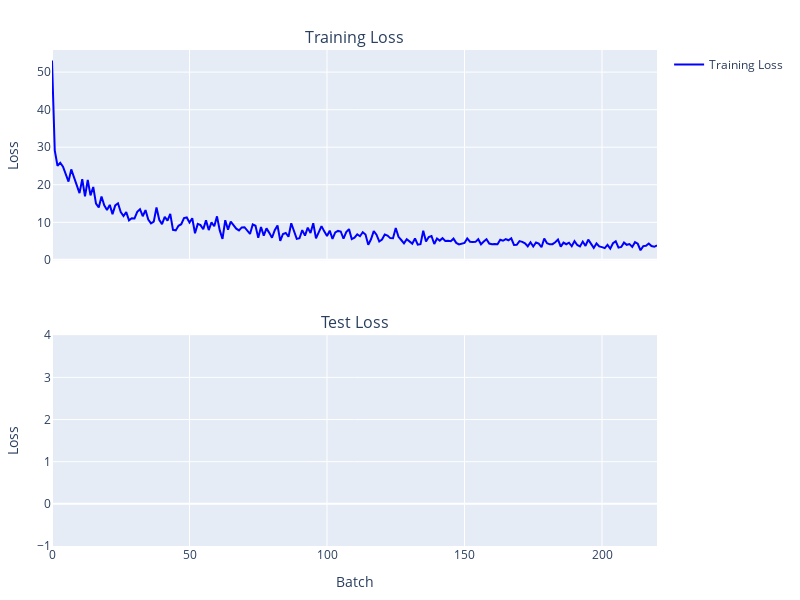

Notebook cell for this chart:
### Code cell
model = DegradationTransformer(vocab_size=vocab_size, context_window=40, 
                               embedding_dim=128, num_heads=8, num_blocks=4).to(device)
optim = torch.optim.Adam(model.parameters(), lr=0.002)
loss_func = torch.nn.CrossEntropyLoss()
len(train_loader), len(test_loader)
cbs = [ProgressCallback(20)]
learner = Learner(model, optim, loss_func, train_loader, test_loader, cbs, device=device)
learner.fit(3)

### Figure 1 — Plotly figure (JSON) as saved in the notebook; plotly's stock layout.template omitted (floating-point values rounded to 4 significant figures; data arrays with more than 128 entries replaced by an {"elided": "..."} marker saying what was removed)
{"data": [{"line": {"color": "blue"}, "mode": "lines", "name": "Training Loss", "type": "scatter", "x": {"elided": "221 int values"}, "xaxis": "x", "y": {"elided": "221 float values"}, "yaxis": "y"}, {"line": {"color": "orange"}, "mode": "lines", "name": "Test Loss", "type": "scatter", "x": [], "xaxis": "x2", "y": [], "yaxis": "y2"}], "layout": {"annotations": [{"font": {"size": 16}, "showarrow": false, "text": "Training Loss", "x": 0.5, "xanchor": "center", "xref": "paper", "y": 1, "yanchor": "bottom", "yref": "paper"}, {"font": {"size": 16}, "showarrow": false, "text": "Test Loss", "x": 0.5, "xanchor": "center", "xref": "paper", "y": 0.425, "yanchor": "bottom", "yref": "paper"}], "height": 600, "margin": {"b": 50, "l": 50, "r": 50, "t": 50}, "showlegend": true, "width": 800, "xaxis": {"anchor": "y", "domain": [0, 1], "matches": "x2", "showticklabels": false}, "xaxis2": {"anchor": "y2", "domain": [0, 1], "title": {"text": "Batch"}}, "yaxis": {"anchor": "x", "domain": [0.575, 1], "title": {"text": "Loss"}}, "yaxis2": {"anchor": "x2", "domain": [0, 0.425], "title": {"text": "Loss"}}}}
